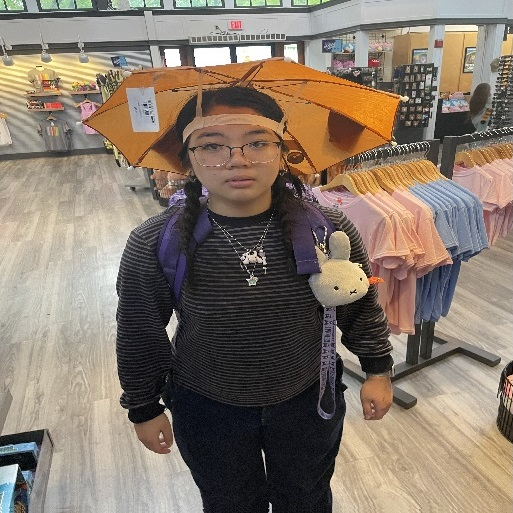
#> input picture Assignment_1_Image_Filtering/image.jpg, 513 x 513 px
$ python filter_application_q1-2.py   (older library calls are emulated)
#> lines starting #> are read from the running program, lines starting #| are printed output that depends on the picture
import cv2
import numpy as np
from matplotlib import pyplot as plt

# Load the image
img = cv2.imread('image.jpg', 1)
#> img is the input picture: shape (513, 513, 3); mean B, G, R 107, 120.4, 134.1

#---------- BLURS ----------#
smoothBlurImg = cv2.blur(img, (3,3)) # Blur img with MxN kernel
gaussianImg = cv2.GaussianBlur(img, (3, 3), 1)
#---------------------------#

#-------- SHARPENING --------#
laplacianImg = cv2.Laplacian(img, cv2.CV_64F)
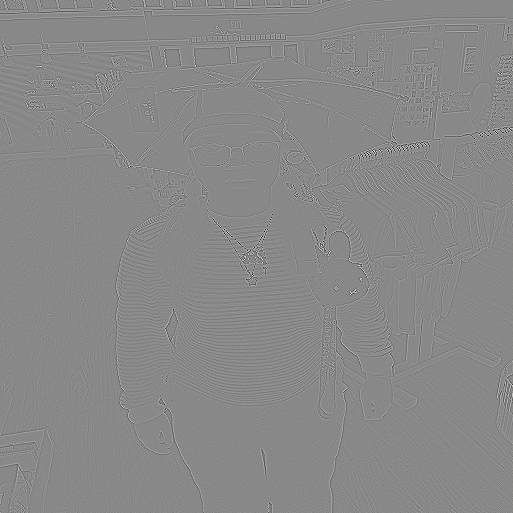
#> laplacianImg: shape (513, 513, 3) float64; mean B, G, R 0, 0, 0; drawn with min black and max white
unsharpGaussian = cv2.GaussianBlur(img, (0, 0), 2.0)
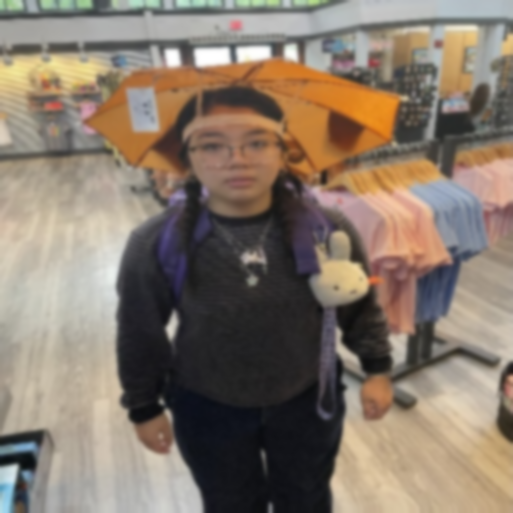
#> unsharpGaussian: shape (513, 513, 3); mean B, G, R 107, 120.4, 134.1
unsharpImg = cv2.addWeighted(img, 2.0, unsharpGaussian, -1.0, 0)
#----------------------------#

#---------- SOBEL ----------#
sobelImgX = cv2.Sobel(img, cv2.CV_64F, 1 ,0 ,ksize=5)
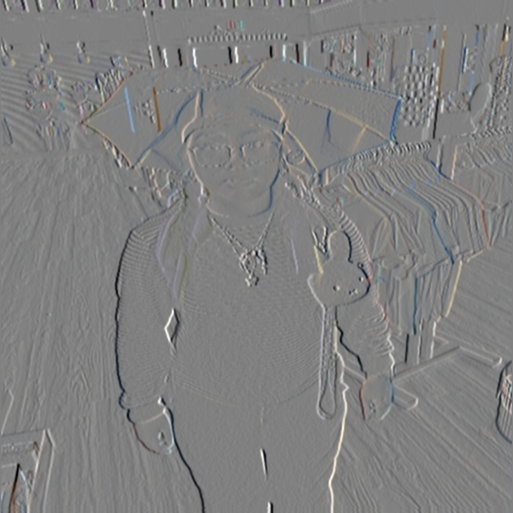
#> sobelImgX: shape (513, 513, 3) float64; mean B, G, R -6.5, -6.5, -3.2; drawn with min black and max white
sobelImgY = cv2.Sobel(img, cv2.CV_64F, 0 ,1 ,ksize=5)
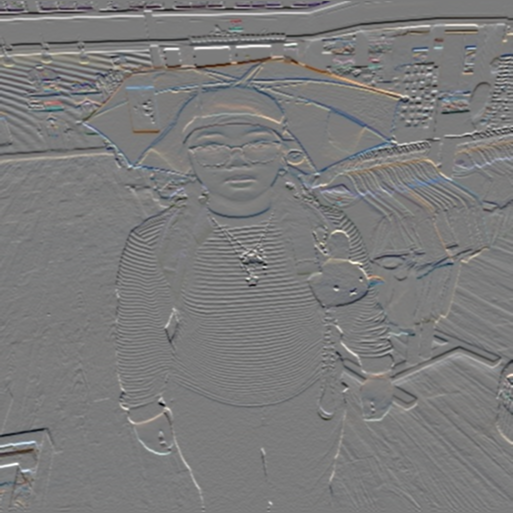
#> sobelImgY: shape (513, 513, 3) float64; mean B, G, R -10.6, -12.3, -5.4; drawn with min black and max white
#---------------------------#

height, width, _ = img.shape
#> height = 513; width = 513
noise = np.random.randint(0, 256, (height, width, 3), dtype=np.uint8)  # Create a random noise image
noisyImg = cv2.addWeighted(noise, 0.5, img, 0.5, 0)  # Blend it with the original image
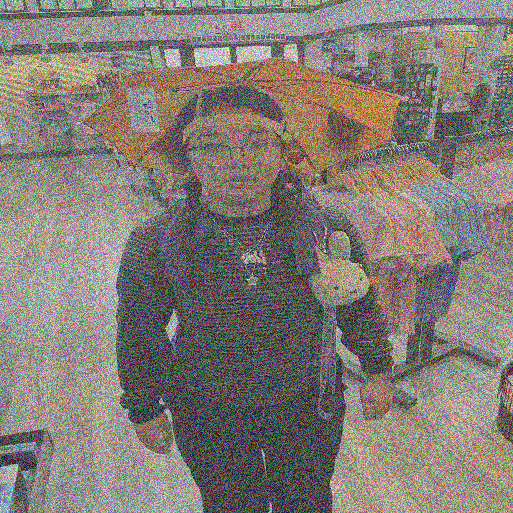
#> noisyImg: shape (513, 513, 3); mean B, G, R 117.2, 124.1, 130.9
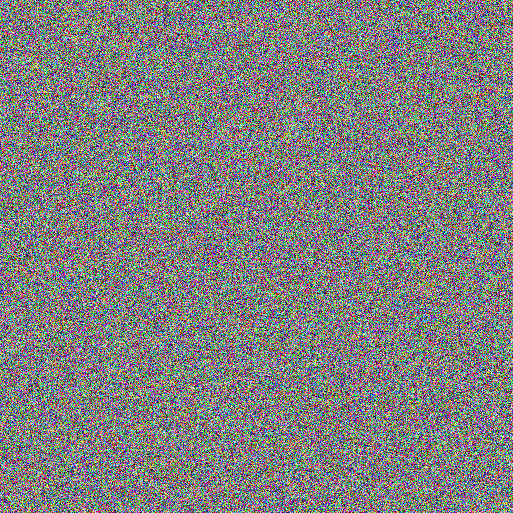
#> noise: shape (513, 513, 3); mean B, G, R 127.3, 127.7, 127.7

plt.figure(figsize=(5, 10))

# Convert images from BGR to RGB for displaying
img_rgb = cv2.cvtColor(img, cv2.COLOR_BGR2RGB)
smoothBlurImg_rgb = cv2.cvtColor(smoothBlurImg, cv2.COLOR_BGR2RGB)
gaussianImg_rgb = cv2.cvtColor(gaussianImg, cv2.COLOR_BGR2RGB)
unsharpImg_rgb = cv2.cvtColor(unsharpImg, cv2.COLOR_BGR2RGB)
noisyImg_rgb = cv2.cvtColor(noisyImg, cv2.COLOR_BGR2RGB)

# Create a 6x2 grid for 12 images
plt.subplot(6, 2, 1)
plt.title('Original Image')
plt.imshow(img_rgb)

# Smoothed blurred image
plt.subplot(6, 2, 2)
plt.title('Smoothed Image')
plt.imshow(smoothBlurImg_rgb)

# Original image again
plt.subplot(6, 2, 3)
plt.title('Original Image')
plt.imshow(img_rgb)

# Image with Gaussian Filter applied
plt.subplot(6, 2, 4)
plt.title('Gaussian Blurred Image')
plt.imshow(gaussianImg_rgb)

# Original image again
plt.subplot(6, 2, 5)
plt.title('Original Image')
plt.imshow(img_rgb)

# Image sharpened with Laplacian Filter
plt.subplot(6, 2, 6)
plt.title('Laplacian Sharpen')
plt.imshow(laplacianImg, cmap='gray')  # Laplacian will be in grayscale

# Original image again
plt.subplot(6, 2, 7)
plt.title('Original Image')
plt.imshow(img_rgb)

# Unsharpened image
plt.subplot(6, 2, 8)
plt.title('Unsharp Image')
plt.imshow(unsharpImg_rgb)

# Original image again
plt.subplot(6, 2, 9)
plt.title('Original Image')
plt.imshow(img_rgb)

# Image with sobel filter focused in the x-direction
plt.subplot(6, 2, 10)
plt.title('Sobel Filter X-DIR')
plt.imshow(sobelImgX, cmap='gray')  # Sobel will be in grayscale

# Original image again
plt.subplot(6, 2, 11)
plt.title('Original Image')
plt.imshow(img_rgb)

# Image with sobel filter focused in the y-direction
plt.subplot(6, 2, 12)
plt.title('Sobel Filter Y-DIR')
plt.imshow(sobelImgY, cmap='gray')  # Sobel will be in grayscale

plt.tight_layout()
plt.show()
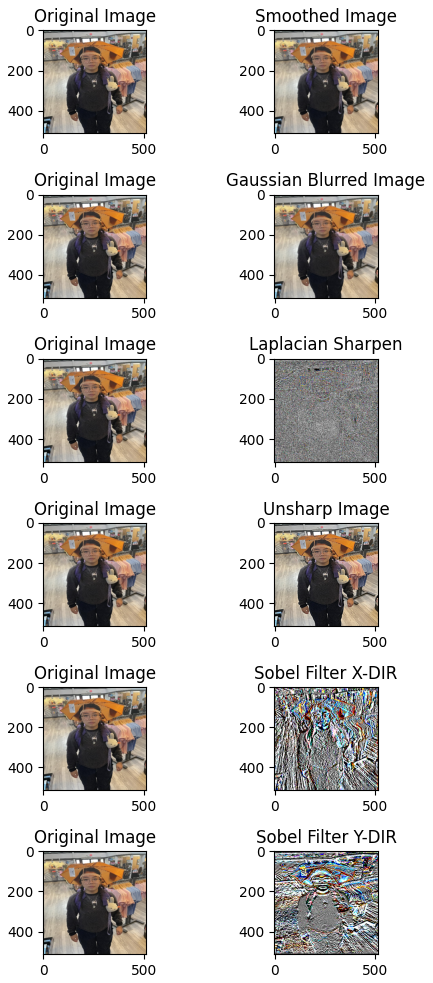
#> figure drawn by matplotlib, 12 panels; B, G, R data is drawn as R, G, B
